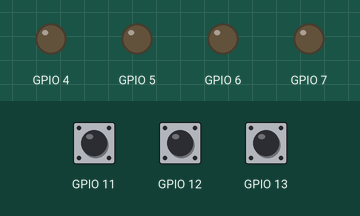
This program was run on a simulated ESP32-S3. Parts: output pins drawn as LEDs (lit = HIGH). The test bench sets the inputs (shaded band); at power-on: GPIO 11 HIGH, GPIO 12 HIGH, GPIO 13 HIGH.

Above: at 1.2 s.
1.3 s: GPIO 11 pulled LOW for 0.15 s
At 1.39 s:
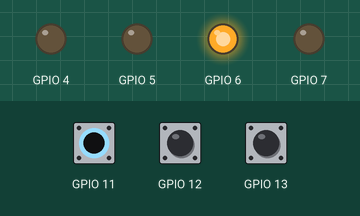
2.9 s: GPIO 12 pulled LOW for 0.15 s
At 2.99 s:
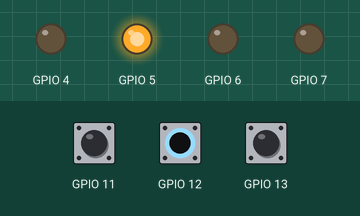
4.5 s: GPIO 13 pulled LOW for 0.15 s
At 4.59 s:
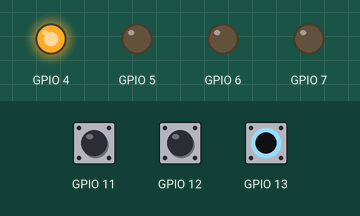
6.1 s: GPIO 13 pulled LOW for 3.2 s
At 10.5 s:
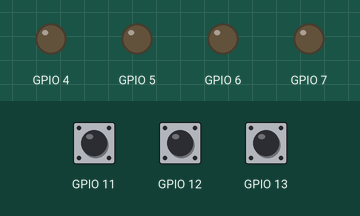
10.8 s: GPIO 11 pulled LOW for 3.2 s
At 11.8 s:
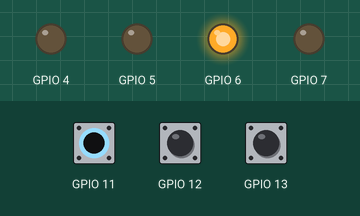
15.5 s: GPIO 11 driven LOW and GPIO 12 driven LOW
At 16.7 s:
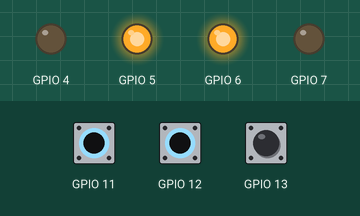
Timing chart, 0 to 18.0 s (numbered marks = the images above; inputs shaded):
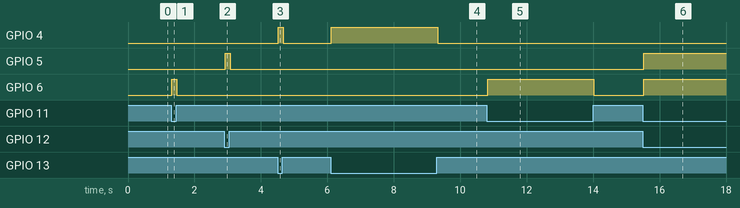

The program:

main.cpp
```cpp
//* main.cpp


#include <Arduino.h>
#include "led.h"
#include "botao.h"

Led ledVerde(4);
Led ledAmarelo(5);
Led ledVermelho(6);
Led ledBranco(7);

Botao btn1(11);
Botao btn2(12);
Botao btn3(13);


void setup()
{
    Serial.begin(9600);

    ledVerde.iniciar();
    ledVermelho.desligar();

    ledAmarelo.iniciar();

    ledVermelho.iniciar();

    ledBranco.iniciar();

    btn1.iniciar();
    btn2.iniciar();
    btn3.iniciar();

}

void loop()
{
    ledVerde.atualizar();
    ledAmarelo.atualizar();
    ledVermelho.atualizar();
    ledBranco.atualizar();


    btn1.atualizar();
    btn2.atualizar();
    btn3.atualizar();


    if(btn1.pressionou() ){
        ledVermelho.ligar();
    }
    if(btn1.soltou()){
        ledVermelho.desligar();
    }

     if(btn2.pressionou()){
        ledAmarelo.ligar();
    }
    if(btn2.soltou()){
        ledAmarelo.desligar();
    }

     if(btn3.pressionou()){
        ledVerde.ligar();
    }
    if(btn3.soltou()){
        ledVerde.desligar();
    }

}
```

botao.h
```cpp
//* botao.h

#ifndef BOTAO_H
#define BOTAO_H

#include <Arduino.h>

class Botao
{
private:
    uint8_t _pinoBotao;
    bool _estadoAtualBotao = HIGH;
    bool _estadoAnteriorBotao = HIGH;
    bool _pressionou = false;
    bool _soltou = false;
    uint32_t _ultimaMudanca_ms = 0;
    uint32_t _tempoDebounce_ms = 20;
    bool _estadoUltimaAcao = HIGH;
    uint32_t tempoDecorrido();


public:
    Botao(uint8_t pino);
    //~Botao(); //!metodo para fazer o desrtrutor, mas n e comum usar

    void iniciar();
    void atualizar();
    bool pressionou();
    bool soltou();

};


#endif
```

led.h
```cpp
//! include/led.h

#ifndef LED_H
#define LED_H

#include <Arduino.h>

class Led
{
private:
    uint8_t _pinoLed;
    bool _estadoLed = 0;
    bool _estaPiscando = false;
    uint32_t _tempoAcaoAnterior_ms = 0;
    uint32_t _tempoEsperaAlternar_ms = 0;

    void alternar();

public:
    Led(uint8_t pino); //metodo contrutor tem que ter o msm nome da classe

    void iniciar();
    void atualizar();
    void ligar();
    void desligar();
    void ativarPiscar(uint32_t tempoEspera_ms = 500);
    void desligarPiscar();


    uint8_t getPinmode();
    void setEstadoLed(bool estado);
};

#endif
```

botao.cpp
```cpp
//* botao.cpp


#include "botao.h"

Botao::Botao(uint8_t pino) : _pinoBotao(pino)
{

}

void Botao::iniciar()
{
    pinMode(_pinoBotao, INPUT_PULLUP);

    _estadoAtualBotao = digitalRead(_pinoBotao);
    _estadoAnteriorBotao = _estadoAtualBotao;
}

void Botao::atualizar()
{
    _pressionou = false; // desliga eles para nao constar como duaz vezes pressioando ou solto
    _soltou = false;

    _estadoAtualBotao = digitalRead(_pinoBotao);
    if(_estadoAtualBotao != _estadoAnteriorBotao) //verifica se mudou de estado
    {
        _estadoAnteriorBotao = _estadoAtualBotao;
        _ultimaMudanca_ms = millis();
    }

     else if( tempoDecorrido() > _tempoDebounce_ms) // faz o filtro do ruido
    {
        const bool acaoExecutada = (_estadoUltimaAcao == _estadoAtualBotao); //garante que a acao so vai ser feita 1 vez
        if(!acaoExecutada)
        {
            _estadoUltimaAcao = _estadoAtualBotao; //faz ambos estarem no msm estado para nao repetir a acao

            const bool botaoPressionado = !_estadoAtualBotao; //variavel para entender melhor botaoPressionado

            botaoPressionado
            ? _pressionou = true
            :_soltou = true;

           /* if(botaoPressionado)
            {
                _pressionou = true;
            }

            else
            {
                _soltou = true;
            }*///! foi feito pelo ternario
        }
    }

}

bool Botao::pressionou()
{
    return _pressionou;
}

bool Botao::soltou()
{
    return _soltou;
}

uint32_t Botao:: tempoDecorrido()
{
    return millis() - _ultimaMudanca_ms;
}
```

led.cpp
```cpp
//! scr/led.cpp

#include <led.h>

Led::Led(uint8_t pino) : _pinoLed(pino) //isso e para fazer a lista de inicializacao, quando ele crirar ja atribui um valor

{
  //  _pinoLed = pino;
}

void Led::iniciar()
{
    pinMode(_pinoLed, OUTPUT);
    digitalWrite(_pinoLed, _estadoLed);
    _tempoAcaoAnterior_ms = millis();
}

void Led::atualizar()
{
    if(_estaPiscando)
    {
        const uint32_t tempoDecorrido = millis() - _tempoAcaoAnterior_ms;

        if( tempoDecorrido >= _tempoEsperaAlternar_ms)
        {
            _tempoAcaoAnterior_ms = millis();
            alternar();
        }

    }

    digitalWrite(_pinoLed, _estadoLed);
}

void Led::ligar()
{
    _estadoLed = HIGH;
}

void Led::desligar()
{
    _estadoLed = LOW;
}

void Led::ativarPiscar(uint32_t tempoEspera)
{
    _estaPiscando = true;
    _tempoEsperaAlternar_ms = tempoEspera;
}

void Led::desligarPiscar()
{
    _estaPiscando = false;
    _estadoLed = LOW;
}

void Led::alternar()
{
    _estadoLed = !_estadoLed;
}

uint8_t Led::getPinmode()
{
    return _pinoLed;
}

void Led::setEstadoLed(bool estado)
{
    _estadoLed = estado;
}
```

Measured:
- after the input at 1.3 s, GPIO 6: LOW → HIGH at once, → LOW 0.15 s later
- after the input at 2.9 s, GPIO 5: LOW → HIGH at once, → LOW 0.15 s later
- after the input at 4.5 s, GPIO 4: LOW → HIGH at once, → LOW 0.15 s later
- after the input at 6.1 s, GPIO 4: LOW → HIGH at once, → LOW 3.2 s later
- after the input at 10.8 s, GPIO 6: LOW → HIGH at once, → LOW 3.2 s later
- after the input at 15.5 s, GPIO 5, GPIO 6: LOW → HIGH at once
